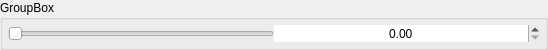
<?xml version="1.0" encoding="UTF-8"?>
<ui version="4.0">
 <class>slider_widget</class>
 <widget class="QWidget" name="slider_widget">
  <property name="geometry">
   <rect>
    <x>0</x>
    <y>0</y>
    <width>548</width>
    <height>50</height>
   </rect>
  </property>
  <property name="sizePolicy">
   <sizepolicy hsizetype="Preferred" vsizetype="Preferred">
    <horstretch>0</horstretch>
    <verstretch>0</verstretch>
   </sizepolicy>
  </property>
  <property name="minimumSize">
   <size>
    <width>0</width>
    <height>0</height>
   </size>
  </property>
  <property name="maximumSize">
   <size>
    <width>16777215</width>
    <height>16777215</height>
   </size>
  </property>
  <property name="windowTitle">
   <string>Form</string>
  </property>
  <property name="styleSheet">
   <string notr="true"/>
  </property>
  <layout class="QGridLayout" name="gridLayout">
   <property name="leftMargin">
    <number>0</number>
   </property>
   <property name="topMargin">
    <number>0</number>
   </property>
   <property name="rightMargin">
    <number>0</number>
   </property>
   <property name="bottomMargin">
    <number>0</number>
   </property>
   <property name="spacing">
    <number>0</number>
   </property>
   <item row="0" column="0">
    <widget class="QGroupBox" name="groupBox">
     <property name="sizePolicy">
      <sizepolicy hsizetype="Preferred" vsizetype="Preferred">
       <horstretch>0</horstretch>
       <verstretch>0</verstretch>
      </sizepolicy>
     </property>
     <property name="minimumSize">
      <size>
       <width>0</width>
       <height>0</height>
      </size>
     </property>
     <property name="maximumSize">
      <size>
       <width>16777215</width>
       <height>16777215</height>
      </size>
     </property>
     <property name="font">
      <font>
       <pointsize>9</pointsize>
      </font>
     </property>
     <property name="title">
      <string>GroupBox</string>
     </property>
     <layout class="QGridLayout" name="gridLayout_2">
      <property name="leftMargin">
       <number>5</number>
      </property>
      <property name="topMargin">
       <number>5</number>
      </property>
      <property name="rightMargin">
       <number>5</number>
      </property>
      <property name="bottomMargin">
       <number>5</number>
      </property>
      <property name="spacing">
       <number>0</number>
      </property>
      <item row="0" column="0">
       <widget class="QSlider" name="slider">
        <property name="sizePolicy">
         <sizepolicy hsizetype="Preferred" vsizetype="Preferred">
          <horstretch>0</horstretch>
          <verstretch>0</verstretch>
         </sizepolicy>
        </property>
        <property name="minimumSize">
         <size>
          <width>0</width>
          <height>0</height>
         </size>
        </property>
        <property name="autoFillBackground">
         <bool>false</bool>
        </property>
        <property name="styleSheet">
         <string notr="true"/>
        </property>
        <property name="maximum">
         <number>100</number>
        </property>
        <property name="pageStep">
         <number>1</number>
        </property>
        <property name="orientation">
         <enum>Qt::Orientation::Horizontal</enum>
        </property>
       </widget>
      </item>
      <item row="0" column="1">
       <widget class="QDoubleSpinBox" name="slider_spinbox">
        <property name="sizePolicy">
         <sizepolicy hsizetype="Preferred" vsizetype="Preferred">
          <horstretch>0</horstretch>
          <verstretch>0</verstretch>
         </sizepolicy>
        </property>
        <property name="minimumSize">
         <size>
          <width>0</width>
          <height>0</height>
         </size>
        </property>
        <property name="maximumSize">
         <size>
          <width>16777215</width>
          <height>16777215</height>
         </size>
        </property>
        <property name="styleSheet">
         <string notr="true"/>
        </property>
        <property name="wrapping">
         <bool>false</bool>
        </property>
        <property name="frame">
         <bool>false</bool>
        </property>
        <property name="alignment">
         <set>Qt::AlignmentFlag::AlignCenter</set>
        </property>
        <property name="buttonSymbols">
         <enum>QAbstractSpinBox::ButtonSymbols::UpDownArrows</enum>
        </property>
        <property name="keyboardTracking">
         <bool>true</bool>
        </property>
        <property name="showGroupSeparator" stdset="0">
         <bool>false</bool>
        </property>
        <property name="maximum">
         <double>1.000000000000000</double>
        </property>
        <property name="singleStep">
         <double>0.010000000000000</double>
        </property>
       </widget>
      </item>
     </layout>
    </widget>
   </item>
  </layout>
 </widget>
 <resources/>
 <connections/>
 <slots>
  <slot>handle_spinbox_valueChanged(double)</slot>
  <slot>handle_slider_valueChanged(int)</slot>
  <slot>on_slider_sliderReleased()</slot>
 </slots>
</ui>
